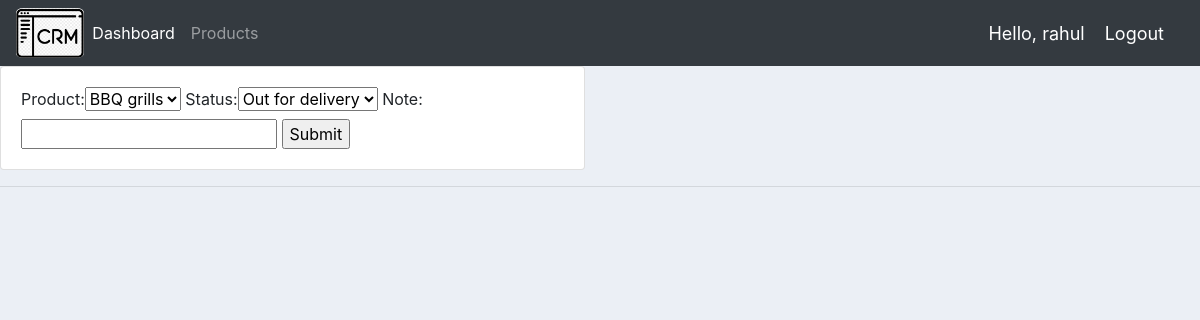
Page /update_order/13 (signed in) on the earlier database version.
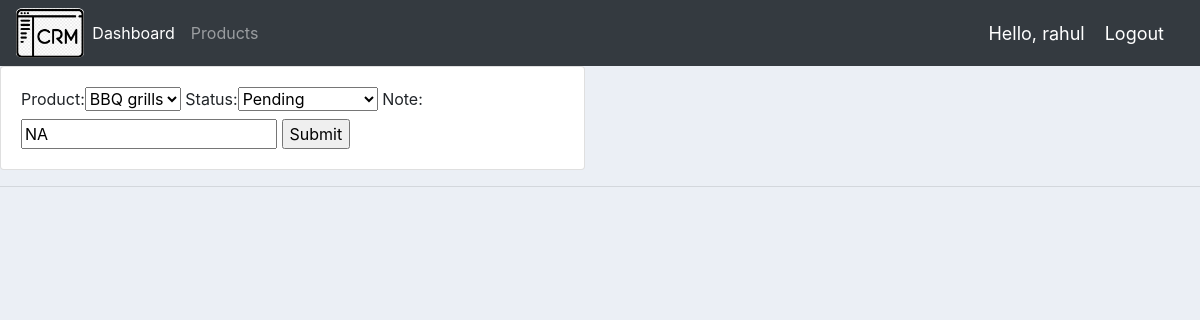
Same page on the later database version.
### account/models.py (models this page shows, shortened)
class Order(models.Model):
    STATUS = (
        ('Pending', 'Pending'),
        ('Out for delivery', 'Out for delivery'),
        ('Delivered', 'Delivered'),
    )
    customer = models.ForeignKey(Customer, null=True, on_delete=models.SET_NULL)
    product = models.ForeignKey(Product, null=True, on_delete=models.SET_NULL)
    date_created = models.DateTimeField(auto_now_add=True, null=True)
    status = models.CharField(max_length=200, null=True, choices=STATUS)
    note = models.CharField(max_length=1000, null=True)

### account/decorators.py (the view)
        def wrapper_func(request, *args, **kwargs):
            group = None
            if request.user.groups.exists():
                group = request.user.groups.all()[0].name
            if group in allowed_roles:
                return view_func(request, *args, **kwargs)
            else:
                return HttpResponse('You are not authorized to view this page')

### account/forms.py
class OrderForm(ModelForm):
    class Meta:
        model = Order
        fields = '__all__'
        exclude = ('customer',)

### account/models.py (called while the page is built)
    def __str__(self):
        return self.name

### account/views.py (called while the page is built)
@login_required(login_url='login')
@allowed_users(allowed_roles=['admin'])
def updateOrder(request, id):
    order = Order.objects.get(id=id)
    form = OrderForm(instance=order)
    if request.method == 'POST':
        form = OrderForm(request.POST, instance=order)
        if form.is_valid():
            form.save()
            return redirect('/')
    context = {'form': form}
    return render(request, 'account/order_form.html', context)

### account/templates/account/order_form.html (shortened to what this page needs)
{% extends 'account/main.html' %}
{% load static %}
{% block content %}
<div class="row">
	<div class="col-md-6">
		<div class="card card-body">
            <form action="" method="POST">
                    {{form}}
                <input type="submit" name="submit">
            </form>
		</div>
	</div>
</div>
{% endblock content %}

Differences in the rows shown:
changed Order "BBQ grills": status "Out for delivery" → "Pending"; note (not shown) → "NA"
